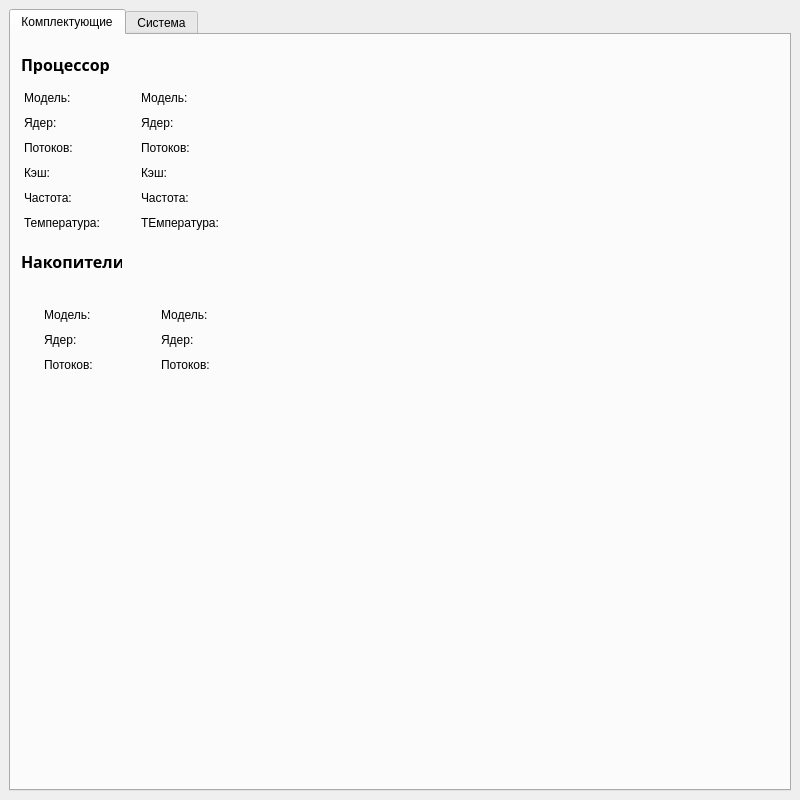
<?xml version="1.0" encoding="UTF-8"?>
<ui version="4.0">
 <class>MainWindow</class>
 <widget class="QMainWindow" name="MainWindow">
  <property name="geometry">
   <rect>
    <x>0</x>
    <y>0</y>
    <width>800</width>
    <height>800</height>
   </rect>
  </property>
  <property name="windowTitle">
   <string>MainWindow</string>
  </property>
  <widget class="QWidget" name="centralwidget">
   <layout class="QHBoxLayout" name="horizontalLayout">
    <item>
     <widget class="QTabWidget" name="tabWidget">
      <property name="currentIndex">
       <number>0</number>
      </property>
      <widget class="QWidget" name="tab_2">
       <attribute name="title">
        <string>Комплектующие</string>
       </attribute>
       <widget class="QLabel" name="label">
        <property name="geometry">
         <rect>
          <x>10</x>
          <y>20</y>
          <width>101</width>
          <height>19</height>
         </rect>
        </property>
        <property name="font">
         <font>
          <family>Droid Sans</family>
          <pointsize>12</pointsize>
          <bold>true</bold>
         </font>
        </property>
        <property name="text">
         <string>Процессор</string>
        </property>
        <property name="textFormat">
         <enum>Qt::TextFormat::AutoText</enum>
        </property>
        <property name="wordWrap">
         <bool>false</bool>
        </property>
       </widget>
       <widget class="QLabel" name="cash_fill">
        <property name="geometry">
         <rect>
          <x>130</x>
          <y>128</y>
          <width>71</width>
          <height>19</height>
         </rect>
        </property>
        <property name="text">
         <string>Кэш:</string>
        </property>
       </widget>
       <widget class="QLabel" name="freq_text">
        <property name="geometry">
         <rect>
          <x>13</x>
          <y>153</y>
          <width>63</width>
          <height>19</height>
         </rect>
        </property>
        <property name="text">
         <string>Частота:</string>
        </property>
       </widget>
       <widget class="QLabel" name="cash_text">
        <property name="geometry">
         <rect>
          <x>13</x>
          <y>128</y>
          <width>35</width>
          <height>19</height>
         </rect>
        </property>
        <property name="text">
         <string>Кэш:</string>
        </property>
       </widget>
       <widget class="QLabel" name="model_text">
        <property name="geometry">
         <rect>
          <x>13</x>
          <y>53</y>
          <width>62</width>
          <height>19</height>
         </rect>
        </property>
        <property name="text">
         <string>Модель:</string>
        </property>
       </widget>
       <widget class="QLabel" name="cores_fill">
        <property name="geometry">
         <rect>
          <x>130</x>
          <y>78</y>
          <width>41</width>
          <height>19</height>
         </rect>
        </property>
        <property name="text">
         <string>Ядер:</string>
        </property>
       </widget>
       <widget class="QLabel" name="freq_fill">
        <property name="geometry">
         <rect>
          <x>130</x>
          <y>153</y>
          <width>101</width>
          <height>19</height>
         </rect>
        </property>
        <property name="text">
         <string>Частота:</string>
        </property>
       </widget>
       <widget class="QLabel" name="cores_text">
        <property name="geometry">
         <rect>
          <x>13</x>
          <y>78</y>
          <width>41</width>
          <height>19</height>
         </rect>
        </property>
        <property name="text">
         <string>Ядер:</string>
        </property>
       </widget>
       <widget class="QLabel" name="model_fill">
        <property name="geometry">
         <rect>
          <x>130</x>
          <y>53</y>
          <width>400</width>
          <height>19</height>
         </rect>
        </property>
        <property name="text">
         <string>Модель:</string>
        </property>
       </widget>
       <widget class="QLabel" name="threads_fill">
        <property name="geometry">
         <rect>
          <x>130</x>
          <y>103</y>
          <width>66</width>
          <height>19</height>
         </rect>
        </property>
        <property name="text">
         <string>Потоков:</string>
        </property>
       </widget>
       <widget class="QLabel" name="threads_text">
        <property name="geometry">
         <rect>
          <x>13</x>
          <y>103</y>
          <width>66</width>
          <height>19</height>
         </rect>
        </property>
        <property name="text">
         <string>Потоков:</string>
        </property>
       </widget>
       <widget class="QLabel" name="temp_fill">
        <property name="geometry">
         <rect>
          <x>130</x>
          <y>178</y>
          <width>141</width>
          <height>19</height>
         </rect>
        </property>
        <property name="text">
         <string>ТЕмпература:</string>
        </property>
       </widget>
       <widget class="QLabel" name="temp_text">
        <property name="geometry">
         <rect>
          <x>13</x>
          <y>178</y>
          <width>102</width>
          <height>19</height>
         </rect>
        </property>
        <property name="text">
         <string>Температура:</string>
        </property>
       </widget>
       <widget class="QLabel" name="cores_text_2">
        <property name="geometry">
         <rect>
          <x>33</x>
          <y>295</y>
          <width>41</width>
          <height>19</height>
         </rect>
        </property>
        <property name="text">
         <string>Ядер:</string>
        </property>
       </widget>
       <widget class="QLabel" name="model_fill_2">
        <property name="geometry">
         <rect>
          <x>150</x>
          <y>270</y>
          <width>400</width>
          <height>19</height>
         </rect>
        </property>
        <property name="text">
         <string>Модель:</string>
        </property>
       </widget>
       <widget class="QLabel" name="label_2">
        <property name="geometry">
         <rect>
          <x>10</x>
          <y>217</y>
          <width>101</width>
          <height>19</height>
         </rect>
        </property>
        <property name="font">
         <font>
          <family>Droid Sans</family>
          <pointsize>12</pointsize>
          <bold>true</bold>
         </font>
        </property>
        <property name="text">
         <string>Накопители</string>
        </property>
        <property name="textFormat">
         <enum>Qt::TextFormat::AutoText</enum>
        </property>
        <property name="wordWrap">
         <bool>false</bool>
        </property>
       </widget>
       <widget class="QLabel" name="threads_fill_2">
        <property name="geometry">
         <rect>
          <x>150</x>
          <y>320</y>
          <width>66</width>
          <height>19</height>
         </rect>
        </property>
        <property name="text">
         <string>Потоков:</string>
        </property>
       </widget>
       <widget class="QLabel" name="model_text_2">
        <property name="geometry">
         <rect>
          <x>33</x>
          <y>270</y>
          <width>62</width>
          <height>19</height>
         </rect>
        </property>
        <property name="text">
         <string>Модель:</string>
        </property>
       </widget>
       <widget class="QLabel" name="cores_fill_2">
        <property name="geometry">
         <rect>
          <x>150</x>
          <y>295</y>
          <width>41</width>
          <height>19</height>
         </rect>
        </property>
        <property name="text">
         <string>Ядер:</string>
        </property>
       </widget>
       <widget class="QLabel" name="threads_text_2">
        <property name="geometry">
         <rect>
          <x>33</x>
          <y>320</y>
          <width>66</width>
          <height>19</height>
         </rect>
        </property>
        <property name="text">
         <string>Потоков:</string>
        </property>
       </widget>
      </widget>
      <widget class="QWidget" name="tab">
       <attribute name="title">
        <string>Система</string>
       </attribute>
      </widget>
     </widget>
    </item>
   </layout>
  </widget>
 </widget>
 <resources/>
 <connections/>
</ui>
